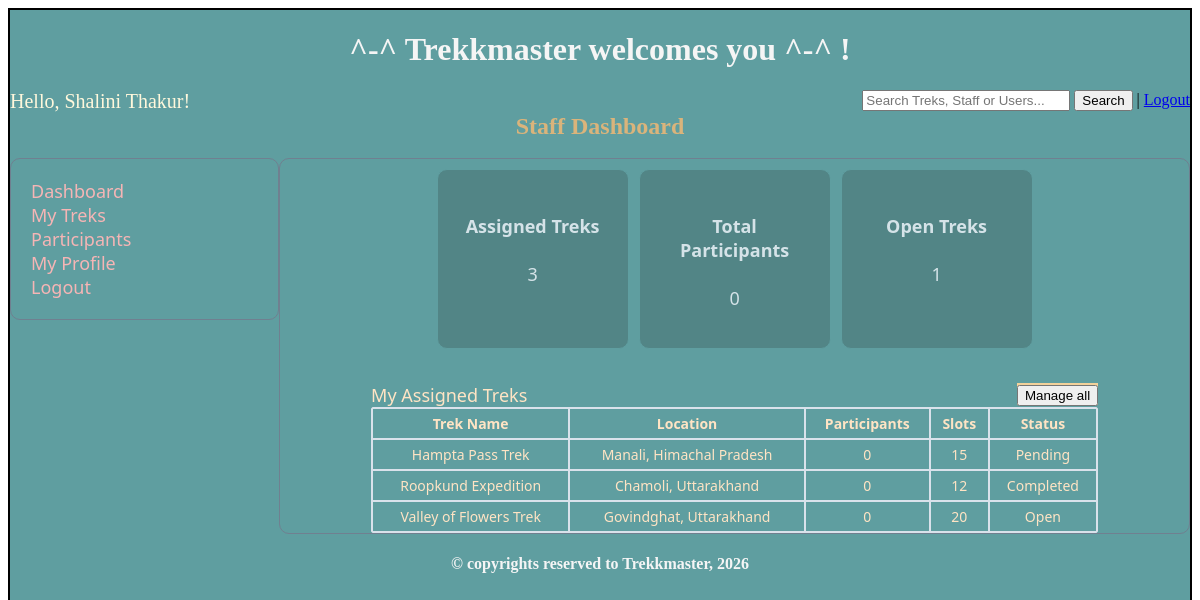
/staff_dash (signed in), run on an earlier commit of the app's database.
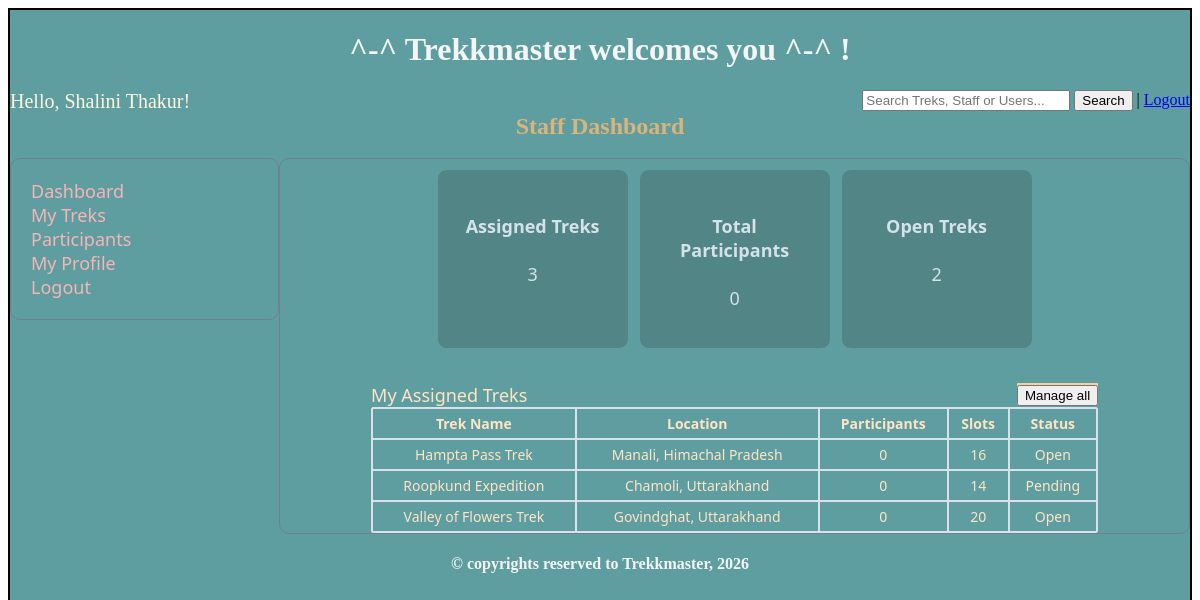
And on a later commit of the database.
### models.py (models this page shows)
class Staff(db.Model):
    __tablename__='staff'
    staff_id = db.Column(db.Integer, primary_key=True)
    user_id = db.Column(db.Integer, db.ForeignKey('user_details.user_id'), nullable=False, unique=True) #linking child to parent
    full_name = db.Column(db.String, nullable=False)
    address = db.Column(db.String, nullable=False)
    phone_no = db.Column(db.String(15), nullable=False)
    status = db.Column(db.Integer, nullable=False, default=0)  #0-registered, 1-approved, 2-rejected, 3-deactivated, 4- blacklisted
    treks = db.relationship("Trek", backref="assigned_staff")

class Trek(db.Model):
    __tablename__='trek'
    trek_id = db.Column(db.Integer, primary_key=True, autoincrement=True)
    trek_name = db.Column(db.String, unique = True, nullable = False)
    location = db.Column(db.String, nullable = False)
    difficulty = db.Column(db.Integer, nullable=False, default=0)  #0-easy, 1-moderate, 2- hard
    staff_assigned = db.Column(db.Integer, db.ForeignKey('staff.staff_id'), nullable = False)
    status = db.Column(db.Integer, nullable=False, default=0)  #0-open, 1-closed, 2- completed
    duration = db.Column(db.Integer, nullable = False)
    description = db.Column(db.String, nullable = False)
    av_slots = db.Column(db.Integer, nullable = False)
    st_date = db.Column(db.Date, nullable = False)
    en_date = db.Column(db.Date, nullable = False)
    bookings = db.relationship("Bookings", cascade="all, delete", backref="trek")

### controller.py (the view)
@app.route('/staff_dash')
def staff_dash():
    user_id = session.get('user_id')
    if not user_id:
        return redirect(url_for('staff_signin'))
    staff = db.session.query(Staff).filter(Staff.user_id == user_id).first()
    if not staff:
        return redirect(url_for('staff_signin'))
    assigned_treks_query = Trek.query.filter(Trek.assigned_staff == staff, Trek.status.in_([0, 1, 2, 3]))
    total_treks = assigned_treks_query.count()
    assigned_treks = assigned_treks_query.limit(3).all()
    open_treks = Trek.query.filter(Trek.assigned_staff == staff, Trek.status == 1).count()
    trek_ids = [trek.trek_id for trek in assigned_treks]
    total_participants = db.session.query(Bookings).filter(Bookings.trek_id.in_(trek_ids)).count() if trek_ids else 0
    return render_template("staff_dash.html", treks=assigned_treks, total_treks=total_treks, total_participants=total_participants, open_treks=open_treks, staff=staff)

### templates/staff_dash.html (shortened to what this page needs)
<!DOCTYPE html>
<html lang="en">
<head>
    <link rel="stylesheet" href="/static/main.css">
</head>
<body>
    <div class="container">
        <div class="center">
            <h1>^-^ Trekkmaster welcomes you ^-^ !</h1>
        </div>
        <div style="display: flex; justify-content: space-between;">
            <span style="text-align: left; color: cornsilk; font-size: 20px;">Hello, {{ staff.full_name }}!</span>
            <span style="text-align: right;">
                <form action="{{ url_for('search') }}" method="GET">
                    <input type="text" name="q" placeholder="Search Treks, Staff or Users..." style="width: 200px">
                    <input type="submit" value="Search"> | <a href="{{ url_for('admin_signin') }}">Logout</a>
                </form>
            </span>
        </div>
        <h2 class="heading">Staff Dashboard</h2>
        <br>
        <div style="display: flex;">
            <div class="sidebar">
                <a href="{{ url_for('staff_dash') }}" class="normal-text-link">Dashboard</a><br>
                <a href="{{ url_for('staff_manage_treks') }}" class="normal-text-link">My Treks</a><br>
                <a href="{{ url_for('staff_participants') }}" class="normal-text-link">Participants</a><br>
                <a href="{{ url_for('staff_profile') }}" class="normal-text-link">My Profile</a><br>
                <a href="{{ url_for('staff_signin') }}" class="normal-text-link">Logout</a>
            </div>
            <div class="dash_style">
                <div style="display:flex; justify-content: center; gap:10px; margin-bottom: 10px; margin-top: 10px;">
                    <div class="single-metrics-card">
                        <h4>Assigned Treks</h4>
                        <p>{{ total_treks }}</p>
                    </div>
                    <div class="single-metrics-card">
                        <h4>Total Participants</h4>
                        <p>{{ total_participants }}</p>
                    </div>
                    <div class="single-metrics-card">
                        <h4>Open Treks</h4>
                        <p>{{ open_treks }}</p>
                    </div>
                </div>
                <br>
                <table class="table" name="Users">
                    <caption>
                        <div style="display: flex; justify-content: space-between; width: 100%">
                            <span style="text-align: left; font-size: 18px;">My Assigned Treks</span> <span
                                style="text-align:right;"><a href="{{ url_for('staff_manage_treks') }}" class="button">
                                    <button type="button">Manage all</button></a></span>
                        </div>
                    </caption>
                    <tr>
                        <th>Trek Name</th>
                        <th>Location</th>
                        <th>Participants</th>
                        <th>Slots</th>
                        <th>Status</th>
                    </tr>
                    {% for trek in treks %}
                    <tr>
                        <td>{{ trek.trek_name }}</td>
                        <td>{{ trek.location }}</td>
                        <td>{{ trek.bookings|length }}</td>
                        <td>{{ trek.av_slots }}</td>
                        <td>
                            {% if trek.status == 0 %}Pending
                            {% elif trek.status == 1 %}Open
                            {% elif trek.status == 2 %}Closed
                            {% elif trek.status == 3 %}Completed
                            {% endif %}
                        </td>
                    </tr>
                    {% else %}
                    <tr>
                        <td colspan="6" style="text-align: center;">No assigned treks found.</td>
                    </tr>
                    {% endfor %}
                </table>
            </div>
        </div>
        <div class="center">
            <h4>&copy; copyrights reserved to Trekkmaster, 2026</h4>
        </div>
    </div>
</body>
</html>

### static/main.css (style rules this page uses)
.container { background-color: cadetblue; border: 2px solid black; width: 100%; box-sizing: border-box; min-height: 100vh; }
.heading { text-align: center; margin: auto; color: rgb(218, 180, 123); }
.center { text-align: center; margin: auto; color: whitesmoke; }
.dash_style { width: 80%; border: 1px solid slategrey; margin: auto; border-radius: 10px; font-size: 18px; font-family: 'Segoe UI', Tahoma, Geneva, Verdana, sans-serif; text-align: justify; }
.sidebar { width: 20%; border: 1px solid slategrey; margin: auto; margin-top: 0%; border-radius: 10px; font-size: 18px; font-family: 'Segoe UI', Tahoma, Geneva, Verdana, sans-serif; text-align: justify; padding: 20px; }
.table { border-spacing: 0; width: 80%; border: 1px solid rgb(217, 226, 235); margin: auto; border-radius: 2px; font-size: 14px; color: bisque; font-family: 'Segoe UI', Tahoma, Geneva, Verdana, sans-serif; text-align: center; }
.table th, .table td { border: 1px solid rgb(217, 226, 235); font-size: 12px 18px; padding: 5px; }
.normal-text-link { color: rgb(246, 181, 181); text-decoration: none; }
.button { font-size: 16px; background-color: rgb(243, 209, 154); color: aliceblue; border-color: aliceblue; font-style: italic; }
.single-metrics-card { width: 150px; justify-content: space-around; background-color: rgba(30, 30, 30, 0.2); border: 1px solid cadetblue; border-radius: 10px; padding: 20px; text-align: center; color: rgb(213, 227, 232); }

What changed in the data, as far as the page shows it:
changed Trek "Hampta Pass Trek": av_slots "15" → "16"; status "Pending" → "Open"
changed Trek "Roopkund Expedition": av_slots "12" → "14"; status "Completed" → "Pending"
Also different on the page:
{{ open_treks }}: "1" → "2"
